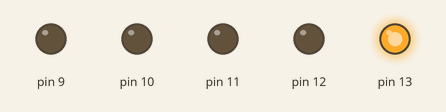
A sketch run on a simulated Arduino Uno, built with avr-gcc and run on an emulated ATmega328P. Shown: output pins drawn as LEDs (lit = HIGH).

Above: at 0.05 s.
At 0.75 s:
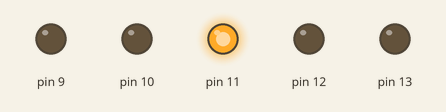
At 1.45 s:
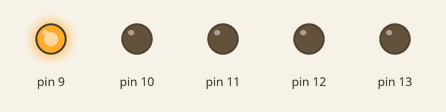
At 2.15 s:
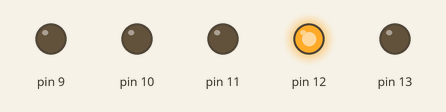
At 2.85 s:
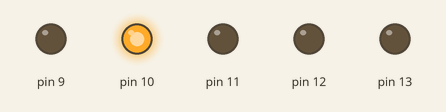
Timing chart, 0 to 3.1 s (numbered marks = the images above):
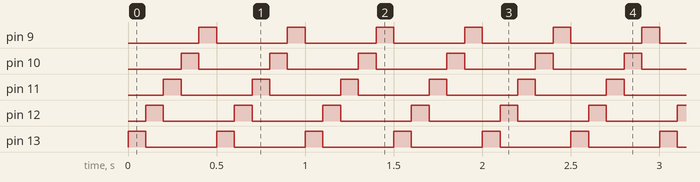

Measured:
- by itself, pin 9–13: alternates HIGH for 0.10 s and LOW for 0.40 s

The sketch:

Bulb_blinking.ino
```cpp
void setup() {

   for(int i=13;i>=9;i--)
   {
    pinMode(i,OUTPUT);
   }
}

void loop() {
  // put your main code here, to run repeatedly:

   for(int i=13;i>=9;i--)
   {

      digitalWrite(i,HIGH);
      delay(100);
      digitalWrite(i,LOW);

   }
}
```
